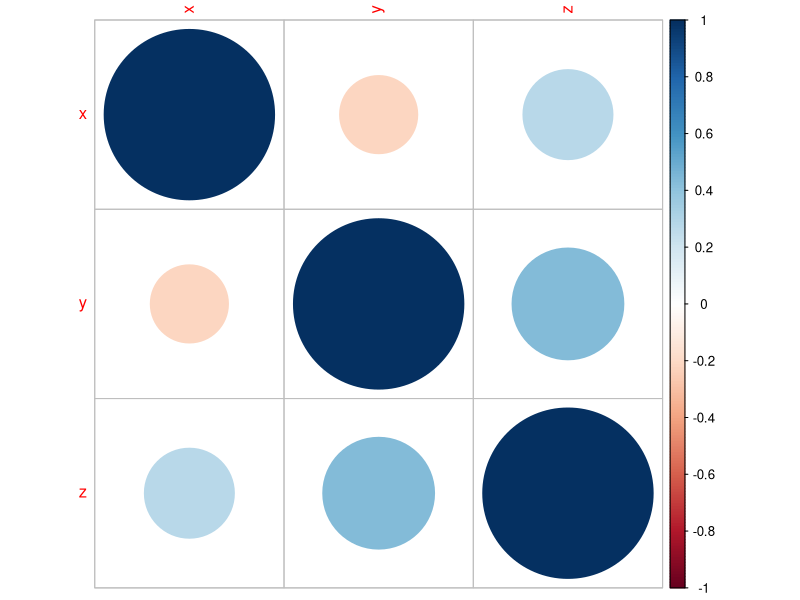

This figure's R source:
install.packages("ggplot2")
x <- c(2,7,2,4,1,8,2,4,2,8,-5,4,3)
y <- c(6,3,8,1,3,6,8,2,3,5,8,4,-6)
z <- round(runif(13,min=-10,max=10),0)

#variance
var(x,y)

#co-variance
cov(x,y,method="pearson")
cov(x,y,method="kendall")
cov(x,y,method="spearman")

#Correlation
cor(x,y,method="pearson")
cor(x,y,method="kendall")
cor(x,y,method="spearman")

#Pairwise
df <- data.frame(x,y,z)
pairCor <- cor(df,use="pairwise",method="pearson")
pairCor
install.packages("corrplot")
library(corrplot)
corrplot(pairCor)